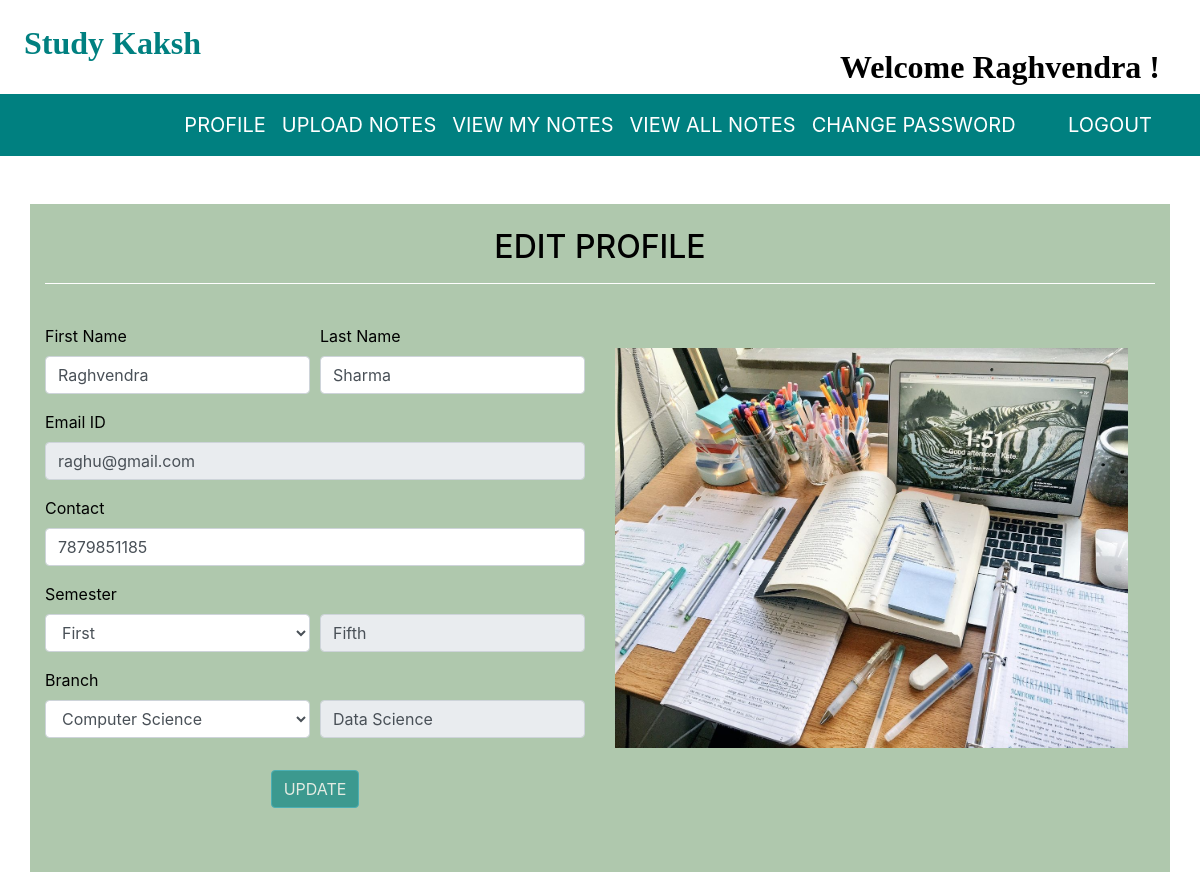
Screenshot of /edit_profile (signed in) with the database file from the repository.
### notes/models.py (models this page shows, shortened)
class Signup(models.Model):
    user = models.ForeignKey(User, on_delete=models.CASCADE)
    contact = models.CharField(max_length=10, null=True)
    branch = models.CharField(max_length=30)
    semester = models.CharField(max_length=30)
    role = models.CharField(max_length=15)

### notes/views.py (the view, shortened to what this page needs)
# urls.py: path('edit_profile', edit_profile, name='edit_profile'),
def edit_profile(request):
    if not request.user.is_authenticated:
        return redirect('userlogin')
    user = User.objects.get(id=request.user.id)
    data = Signup.objects.get(user=user)
    error = False
    d = {'data': data, 'user': user, 'error': error}
    return render(request, 'edit_profile.html', d)

### notes/templates/edit_profile.html (shortened to what this page needs)
{% extends 'usernavigation.html' %}
{% load static %}
{% block body %}
<div class="container mt-5" style="background-color : #AFC8AD;"><br>
    <h2 class="text-center">EDIT PROFILE</h2>
    <hr>
    <div class="row">
        <div class="col-sm-6 mt-4">
            <form method="post" onsubmit="return validateForm()">
                <div class="form-row">
                    <div class="form-group col-md-6">
                        <label>First Name</label>
                        <input class="form-control" name="firstname" id="firstname" type="text" value="{{data.user.first_name}}" oninput="capitalizeFirstLetter(this); checkForm();">
                    </div>
                    <div class="form-group col-md-6">
                        <label>Last Name</label>
                        <input class="form-control" name="lastname" id="lastname" type="text" value="{{data.user.last_name}}" oninput="capitalizeFirstLetter(this); checkForm();">
                    </div>
                </div>
                <div class="form-row">
                    <div class="form-group col-md-12">
                        <label>Email ID</label>
                        <input class="form-control" name="emailid" readonly type="text" value="{{data.user.username}}">
                    </div>
                </div>
                <div class="form-row">
                    <div class="form-group col-md-12">
                        <label>Contact</label>
                        <input class="form-control" name="contact" id="contact" type="text" value="{{data.contact}}" oninput="validateContact(this); checkForm();">
                    </div>
                </div>
                <div class="form-row">
                    <div class="form-group col-md-6">
                        <label>Semester</label>
                        <select class="form-control" name="semester" id="semester" onchange="checkForm();">
                            <option value="First">First</option>
                        </select>
                    </div>
                    <div class="form-group col-md-6 mt-2"><br>
                        <input class="form-control" readonly type="text" value="{{data.semester}}">
                    </div>
                </div>
                <div class="form-row">
                    <div class="form-group col-md-6">
                        <label>Branch</label>
                        <select class="form-control" name="branch" id="branch" onchange="checkForm();">
                            <option value="Computer Science">Computer Science</option>
                        </select>
                    </div>
                    <div class="form-group col-md-6 mt-2"><br>
                        <input class="form-control" readonly type="text" value="{{data.branch}}">
                    </div>
                </div>
                <input class="btn btn-info mt-3 submit-btn" style="display: block; margin: 0 auto; background-color: #008080;" type="submit" value="UPDATE" disabled>
            </form>
        </div>
        <div class="col-sm-6 mt-5">
            <img src="{% static 'images/notes11.jpg' %}" style="width:95%; height:400px;">
        </div>
    </div>
    <br><br>
</div>
{% endblock %}

### notes/templates/usernavigation.html (shortened to what this page needs)
<html lang="en" xmlns="http://www.w3.org/1999/html">
<head>
    {% load static %}
    <link href="https://maxcdn.bootstrapcdn.com/bootstrap/4.3.1/css/bootstrap.min.css" rel="stylesheet">
    <link href="https://use.fontawesome.com/releases/v5.6.3/css/all.css"
 rel="stylesheet">
</head>
<link href="{% static 'css/mystyle.css'%}" rel="stylesheet">
<body>
<h2 style="padding : 2%"><span style="color:008080; font-family:playfair display; font-weight: bold">Study Kaksh</span>
    <span class="mt-4" style="position: absolute; right: 40px; font-weight: bold; font-family: 'poppins'; color: #black;">
      <span> Welcome {{request.user.first_name}}  ! </span>
  </span>
</h2>
<nav class="navbar navbar-expand-sm justify-content-center" style="background-color: #008080; font-size: 20px;">
    <ul class="navbar-nav">
        <li class="navbar-item">
            <a class="nav-link" href="{% url 'profile'%}" style="color: #FFFFFF;"> PROFILE </a>
        </li>
        <li class="navbar-item">
            <a class="nav-link" href="{% url 'upload_notes'%}" style="color: #FFFFFF;">UPLOAD NOTES
            </a>
        </li>
        <li class="navbar-item">
            <a class="nav-link" href="{% url 'view_mynotes'%}" style="color: #FFFFFF;">VIEW MY NOTES
            </a>
        </li>
        <li class="navbar-item">
            <a class="nav-link" href="{% url 'viewallnotes'%}" style="color: #FFFFFF;">VIEW ALL NOTES
            </a>
        </li>
        <li class="navbar-item">
            <a class="nav-link" href="{% url 'changepassword'%}" style="color: #FFFFFF;"> CHANGE PASSWORD </a>
        </li>
        <span style="position: absolute; right: 40px;">
<li class="navbar-item">
    <a class="nav-link" style="color: #FFFFFF;" href="{% url 'logout'%}">LOGOUT</a>
  </li>
  </span>
    </ul>
</nav>
</body>
</html>
{% block body %}
{% endblock %}

### notes/static/css/mystyle.css (style rules this page uses)
.nav-link { color: black; }

### notes/templates/edit_profile.html (style rules this page uses)
body { background-color: white; color: black; }
hr { border-color: white; }
.submit-btn:disabled { background-color: #D3D3D3; cursor: not-allowed; }

### rows the page displays
Signup: firstname "Raghvendra", lastname "Sharma", emailid "raghu@gmail.com", contact "7879851185", semester "Fifth", branch "Data Science"

### other values shown
{{ request.user.first_name }} "Raghvendra"
